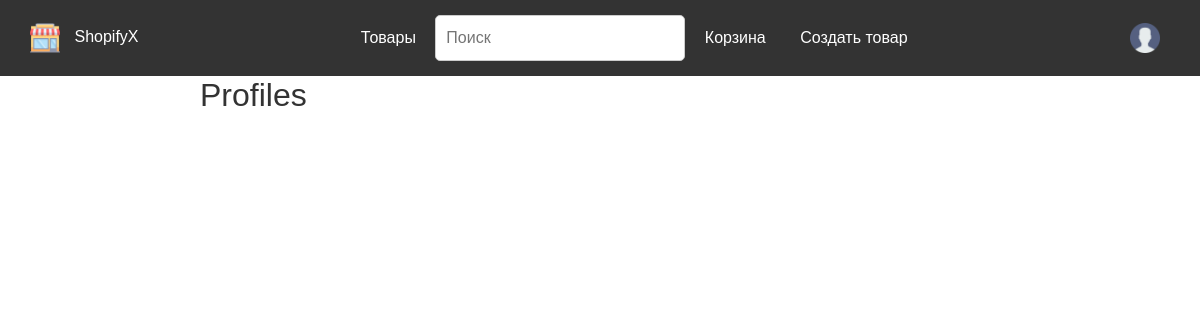
Page /profile/news/ (signed in) on the earlier database version.
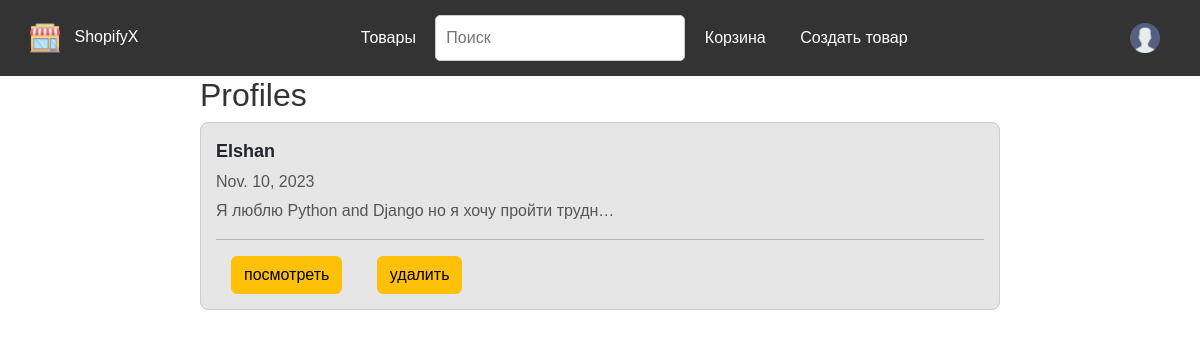
Same page on the later database version.
### Profile/models.py (models this page shows, shortened)
class UserProfile(models.Model):
    user = models.OneToOneField(User, on_delete=models.CASCADE)
    first_name = models.CharField(max_length=50)
    last_name = models.CharField(max_length=50)
    birth_date = models.DateField(null=True, blank=True)
    interests = models.TextField(max_length=100)

### Profile/views.py (the view)
# urls.py: path('news/', news_profile, name='profile'),
def news_profile(request):
    profiles = UserProfile.objects.all()
    return render (request, 'profile/news_profiles.html', {'profiles': profiles})

### Profile/templates/profile/news_profiles.html (shortened to what this page needs)
{% extends 'main/base.html' %}
{% block content %}
<div class="profiles-container">
    <h2>Profiles</h2>
    {% for el in profiles %}
      <div class="profile" style="background-color: {{ el.color }}">
        <div class="name">{{ el.first_name }}</div>
        <div class="birth-date">{{ el.birth_date }}</div>
        <div class="interests">{{ el.interests }}</div>
        <hr>
        <a href="{% url 'profile_detail' el.id  %}" class="btn btn-warning " >посмотреть</a>
        <a href="{% url 'delete_detail' el.id  %}" class="btn btn-warning " >удалить</a>
      </div>
    {% endfor %}
  </div>
{% endblock %}

### Main/templates/main/base.html (shortened to what this page needs)
{% load static %}
{% load django_bootstrap5 %}
<!DOCTYPE html>
<html lang="en">
  <head>
    <link rel="stylesheet" href="{% static 'css/authenticate.css' %}">
    <link rel="stylesheet" href="{% static 'css/navbar.css' %}">
    {% bootstrap_css %}
  </head>
  <body>
    {% if user.is_authenticated %}
      <main id="logged-in-menu">
        {% include "main/navbar.html" %}
          {% block content %}
          {% endblock %}
      </main>
    {% endif %}
  </body>
</html>

### Main/templates/main/navbar.html (shortened to what this page needs)
{% load static %}
<nav>
  <div>
    <a href="{% url 'home_page' %}">
    <img src="{% static "img/shopifyX.png" %}" alt="ShopifyX Logo">
    <span>ShopifyX</span>
    </a>
  </div>
  <div>
    <a href="#">Товары</a>
    <input type="text" placeholder="Поиск">
    <a href="#">Корзина</a>
    <a href="#">Создать товар</a>
  </div>
  <div>
    <a href="{% url 'profiles' %}">
      <img src="{% static "img/icon.png" %}" alt="ShopifyX Logo">
    </a>
  </div>
</nav>

### Main/templates/main/navbar.html (style rules this page uses)
body { font-family: Arial, sans-serif; margin: 0; padding: 0; }
nav { background-color: #333; color: #fff; padding: 15px; display: flex; justify-content: space-between; align-items: center; min-width: 900px; }
a { color: #fff; text-decoration: none; margin: 0 15px; }
nav img { height: 30px; width: auto; margin-right: 10px; }
nav input[type="text"] { padding: 10px; width: 250px; border: 1px solid #ccc; border-radius: 5px; outline: none; transition: border-color 0.3s ease; }

### Profile/templates/profile/news_profiles.html (style rules this page uses)
.profiles-container { max-width: 800px; margin: 0 auto; }
h2 { color: #333; }
.profile { border: 1px solid #ccc; border-radius: 8px; padding: 15px; margin-bottom: 15px; overflow: hidden; }
.name { font-size: 18px; font-weight: bold; }
.birth-date, .interests { margin-top: 5px; color: #555; max-width: 400px; overflow: hidden; text-overflow: ellipsis; white-space: nowrap; }
.profile:nth-child(even) { background-color: #e6e6e6; }

Differences in the rows shown:
added UserProfile: first_name "Elshan", birth_date "Nov. 10, 2023", interests "Я люблю Python and Django но я хочу пройти трудн…"
